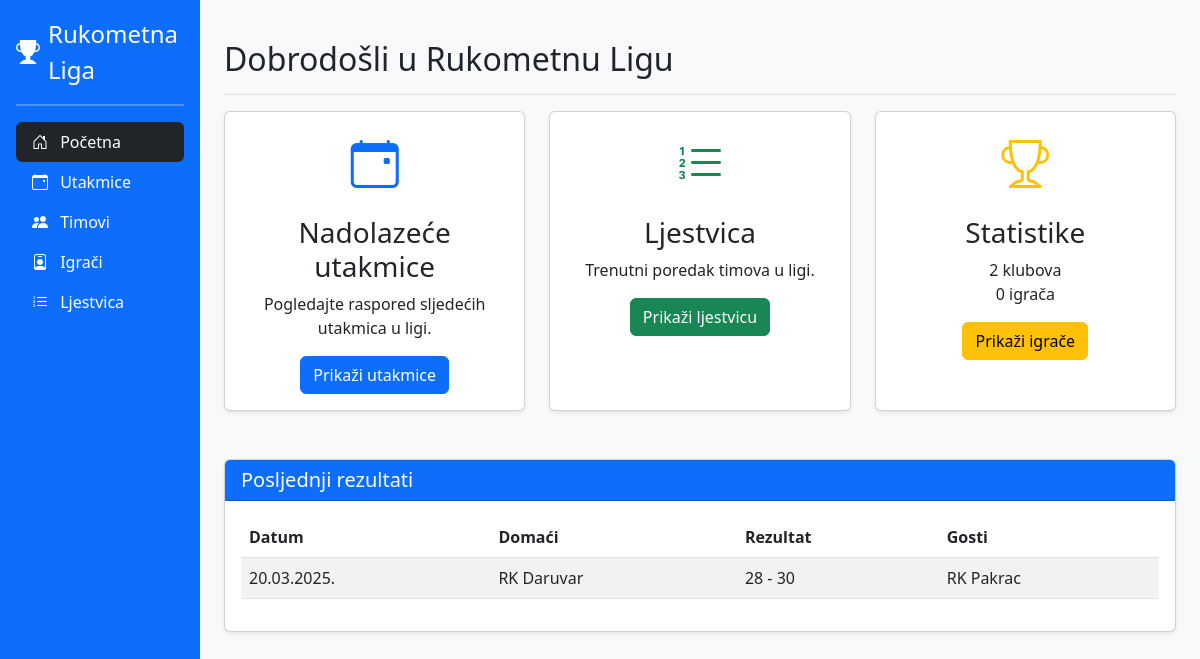
Before: / with the older database file.
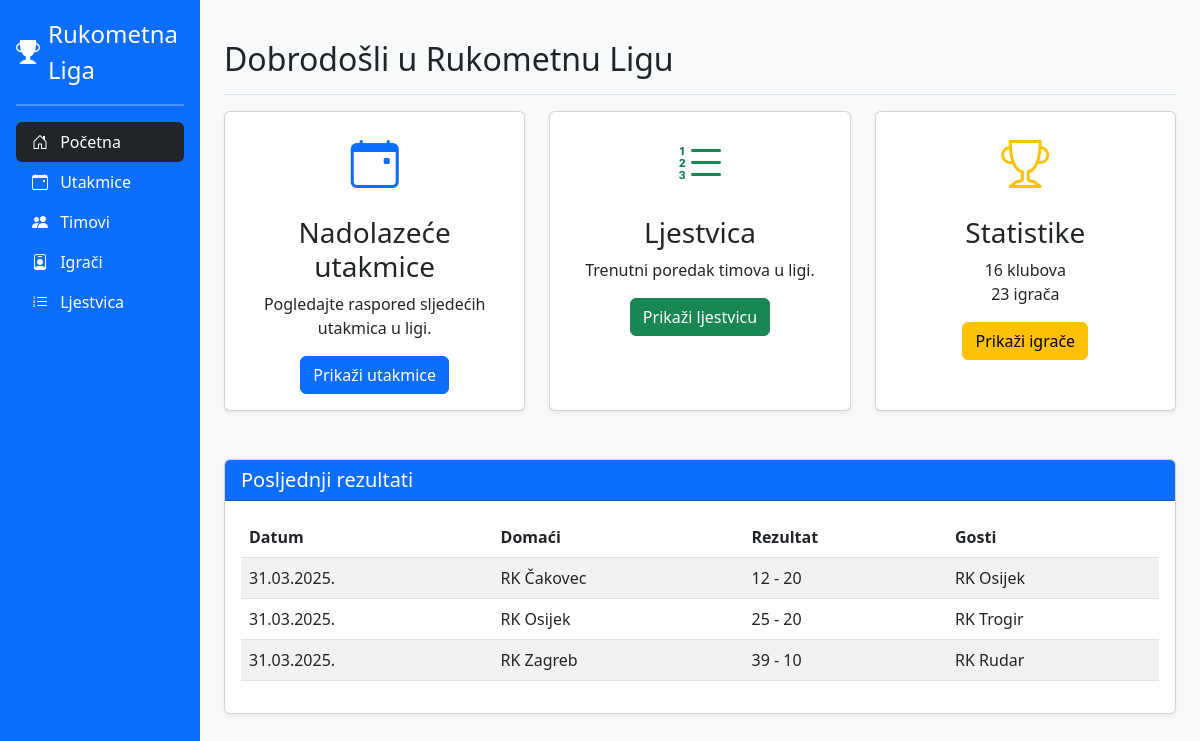
After: the same page with the newer database file.
### tables this page shows
CREATE TABLE `utakmica` (
  `ID_utakmice` int(11) NOT NULL,
  `dvorana_ID` int(11) NOT NULL,
  `sudac_ID` int(11) NOT NULL,
  `datum_i_vrijeme_utakmice` datetime NOT NULL,
  `broj_gledatelja` int(11) NOT NULL,
  `klub_ID_gosti` int(11) NOT NULL,
  `klub_ID_domaci` int(11) NOT NULL,
  `gosti_golovi` int(11) NOT NULL,
  `domaci_golovi` int(11) NOT NULL
);

CREATE TABLE `klub` (
  `ID_kluba` int(11) NOT NULL,
  `naziv` varchar(25) NOT NULL,
  `mjesto` varchar(25) NOT NULL,
  `datum_osnivanja` datetime NOT NULL,
  `ukupni_bodovi` int(11) NOT NULL
);

### index.php (the view, shortened to what the changed rows need)
<?php
include("db_connection.php");
$sql_utakmice = "SELECT
    u.ID_utakmice,
    u.datum_i_vrijeme_utakmice,
    k1.naziv AS domaci_klub,
    k2.naziv AS gosti_klub,
    u.domaci_golovi,
    u.gosti_golovi
FROM utakmica u
INNER JOIN klub k1 ON u.klub_ID_domaci = k1.ID_kluba
INNER JOIN klub k2 ON u.klub_ID_gosti = k2.ID_kluba
ORDER BY u.datum_i_vrijeme_utakmice DESC
LIMIT 3";
$result_utakmice = mysqli_query($conn, $sql_utakmice);
$utakmice = mysqli_fetch_all($result_utakmice, MYSQLI_ASSOC);
$sql_klubovi = "SELECT COUNT(*) AS broj_klubova FROM klub";
$result_klubovi = mysqli_query($conn, $sql_klubovi);
$broj_klubova = mysqli_fetch_assoc($result_klubovi)['broj_klubova'];
$sql_igraci = "SELECT COUNT(*) AS broj_igraca FROM igraci";
$result_igraci = mysqli_query($conn, $sql_igraci);
$broj_igraca = mysqli_fetch_assoc($result_igraci)['broj_igraca'];
?>
<!DOCTYPE html>
<html lang="hr">
<head>
    <link href="https://cdn.jsdelivr.net/npm/bootstrap@5.3.0/dist/css/bootstrap.min.css" rel="stylesheet">
    <link rel="stylesheet" href="https://cdn.jsdelivr.net/npm/bootstrap-icons@1.8.0/font/bootstrap-icons.css">
</head>
<body class="bg-light">
    <div class="container-fluid">
        <div class="row">
            <div class="col-md-9 col-lg-10 ms-sm-auto px-md-4 py-4">
                <div class="d-flex justify-content-between flex-wrap flex-md-nowrap align-items-center pt-3 pb-2 mb-3 border-bottom">
                    <h1 class="h2">Dobrodošli u Rukometnu Ligu</h1>
                </div>
                <div class="row g-4">
                    <div class="col-md-4">
                        <div class="card shadow-sm h-100">
                            <div class="card-body text-center">
                                <i class="bi bi-trophy text-warning" style="font-size: 3rem;"></i>
                                <h3 class="card-title mt-3">Statistike</h3>
                                <p class="card-text">
                                    <?= $broj_klubova ?> klubova<br>
                                    <?= $broj_igraca ?> igrača
                                </p>
                                <a href="igraci.php" class="btn btn-warning">Prikaži igrače</a>
                            </div>
                        </div>
                    </div>
                </div>
                <div class="row mt-5">
                    <div class="col-12">
                        <div class="card shadow-sm">
                            <div class="card-body">
                                <div class="table-responsive">
                                    <table class="table table-striped table-hover">
                                        <thead>
                                            <tr>
                                                <th>Datum</th>
                                                <th>Domaći</th>
                                                <th>Rezultat</th>
                                                <th>Gosti</th>
                                            </tr>
                                        </thead>
                                        <tbody>
                                            <?php if (!empty($utakmice)): ?>
                                                <?php foreach ($utakmice as $utakmica): ?>
                                                    <tr>
                                                        <td><?= date('d.m.Y.', strtotime($utakmica['datum_i_vrijeme_utakmice'])) ?></td>
                                                        <td><?= htmlspecialchars($utakmica['domaci_klub']) ?></td>
                                                        <td><?= htmlspecialchars($utakmica['domaci_golovi']) ?> - <?= htmlspecialchars($utakmica['gosti_golovi']) ?></td>
                                                        <td><?= htmlspecialchars($utakmica['gosti_klub']) ?></td>
                                                    </tr>
                                                <?php endforeach; ?>
                                            <?php else: ?>
                                                <tr>
                                                    <td colspan="4" class="text-center">Nema podataka o utakmicama</td>
                                                </tr>
                                            <?php endif; ?>
                                        </tbody>
                                    </table>
                                </div>
                            </div>
                        </div>
                    </div>
                </div>
            </div>
        </div>
    </div>
</body>
</html>

Changed rows visible on the page:
no longer on this page (row edited): utakmica: datum_i_vrijeme_utakmice "20.03.2025.", klub_ID_domaci.naziv "RK Daruvar", domaci_golovi "28", gosti_golovi "30", klub_ID_gosti.naziv "RK Pakrac"
added utakmica: datum_i_vrijeme_utakmice "31.03.2025.", klub_ID_domaci.naziv "RK Čakovec", domaci_golovi "12", gosti_golovi "20", klub_ID_gosti.naziv "RK Osijek"
added utakmica: datum_i_vrijeme_utakmice "31.03.2025.", klub_ID_domaci.naziv "RK Osijek", domaci_golovi "25", gosti_golovi "20", klub_ID_gosti.naziv "RK Trogir"
added utakmica: datum_i_vrijeme_utakmice "31.03.2025.", klub_ID_domaci.naziv "RK Zagreb", domaci_golovi "39", gosti_golovi "10", klub_ID_gosti.naziv "RK Rudar"
Other visible differences:
$broj_klubova: "2" → "16"
$broj_igraca: "0" → "23"
